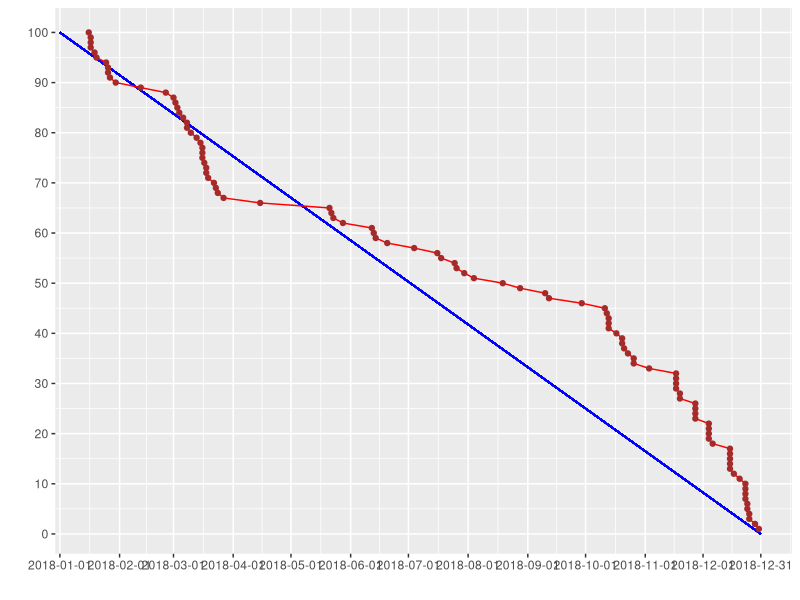

This chart was generated by the following R code:
library(tidyverse)

a <- read_tsv("data/2018-reading-date.txt")

g <- a %>%
  ggplot(aes(x = date, y = 100 - (no - 1))) +
  geom_segment(x = parse_date("2018-01-01"), xend = parse_date("2018-12-31"), y = 100, yend = 0, color = "blue") +
  geom_path(color = "red") +
  geom_point(color = "brown") +
  scale_x_date(breaks = parse_date(c(sprintf("2018-%02d-01", 1:12), "2018-12-31"))) +
  labs(x = "", y = "") + scale_y_continuous(breaks = (0:10) * 10)
g %>% ggsave(filename = "plots/2018-burn-down.png", width = 8, height = 6)
